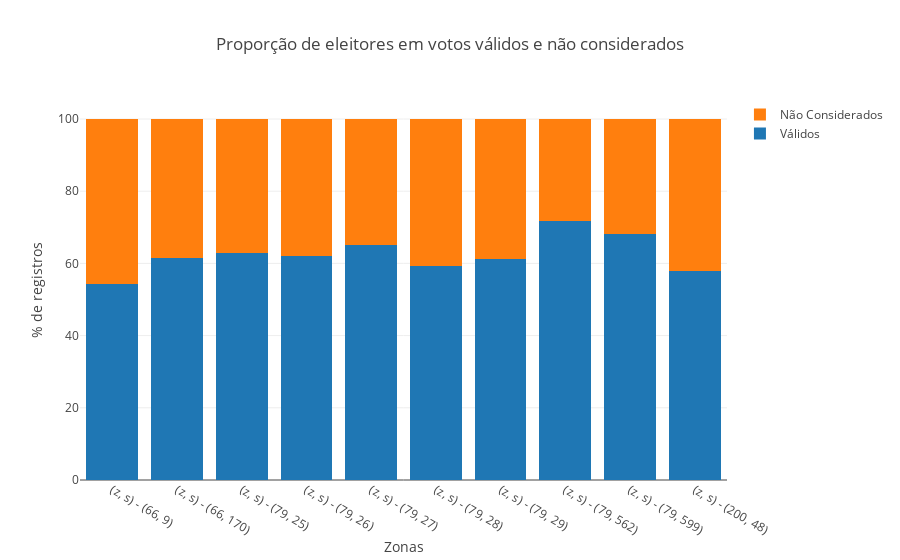

Here is the notebook cell this chart was saved with:
### Markdown cell above
#### Proporção de eleitores considerados (votos válidos) em relação aos não considerados

### Code cell
# ordenando por quantidade de aptos
sorted = df_detalhe.sort_values(by='aptos', ascending=False)
items_grouped = getConsolidateNumbersByZonaSecao(sorted.iloc[:10])
zonas_secao = list(map(lambda x : '(z, s) - {}'.format(x), items_grouped.index.values))
props = ['votos_nominais', 'nao_considerados']
labels = { 'votos_nominais': 'Válidos', 'nao_considerados': 'Não Considerados' }
title = 'Proporção de eleitores em votos válidos e não considerados'
traces = generateDataToStackedBar(go=go, x=zonas_secao, props=props, labels=labels, df=items_grouped)
fig = generatedStackedBar(go=go, data=traces, title=title, x='Zonas', y='% de registros')
py.iplot(fig)

### Figure 1 — Plotly figure (JSON) as saved in the notebook; plotly's stock layout.template omitted (floating-point values rounded to 4 significant figures)
{"data": [{"name": "Válidos", "type": "bar", "uid": "5461899b-e0ec-11e8-a069-5cc9d399d62a", "x": ["(z, s) - (66, 9)", "(z, s) - (66, 170)", "(z, s) - (79, 25)", "(z, s) - (79, 26)", "(z, s) - (79, 27)", "(z, s) - (79, 28)", "(z, s) - (79, 29)", "(z, s) - (79, 562)", "(z, s) - (79, 599)", "(z, s) - (200, 48)"], "y": [54.33, 61.55, 62.99, 62.11, 65.05, 59.17, 61.3, 71.71, 68.12, 57.79]}, {"name": "Não Considerados", "type": "bar", "uid": "5461899c-e0ec-11e8-a069-5cc9d399d62a", "x": ["(z, s) - (66, 9)", "(z, s) - (66, 170)", "(z, s) - (79, 25)", "(z, s) - (79, 26)", "(z, s) - (79, 27)", "(z, s) - (79, 28)", "(z, s) - (79, 29)", "(z, s) - (79, 562)", "(z, s) - (79, 599)", "(z, s) - (200, 48)"], "y": [45.67, 38.45, 37.01, 37.89, 34.95, 40.83, 38.7, 28.29, 31.88, 42.21]}], "layout": {"barmode": "stack", "title": "Proporção de eleitores em votos válidos e não considerados", "xaxis": {"title": "Zonas"}, "yaxis": {"title": "% de registros"}}}
